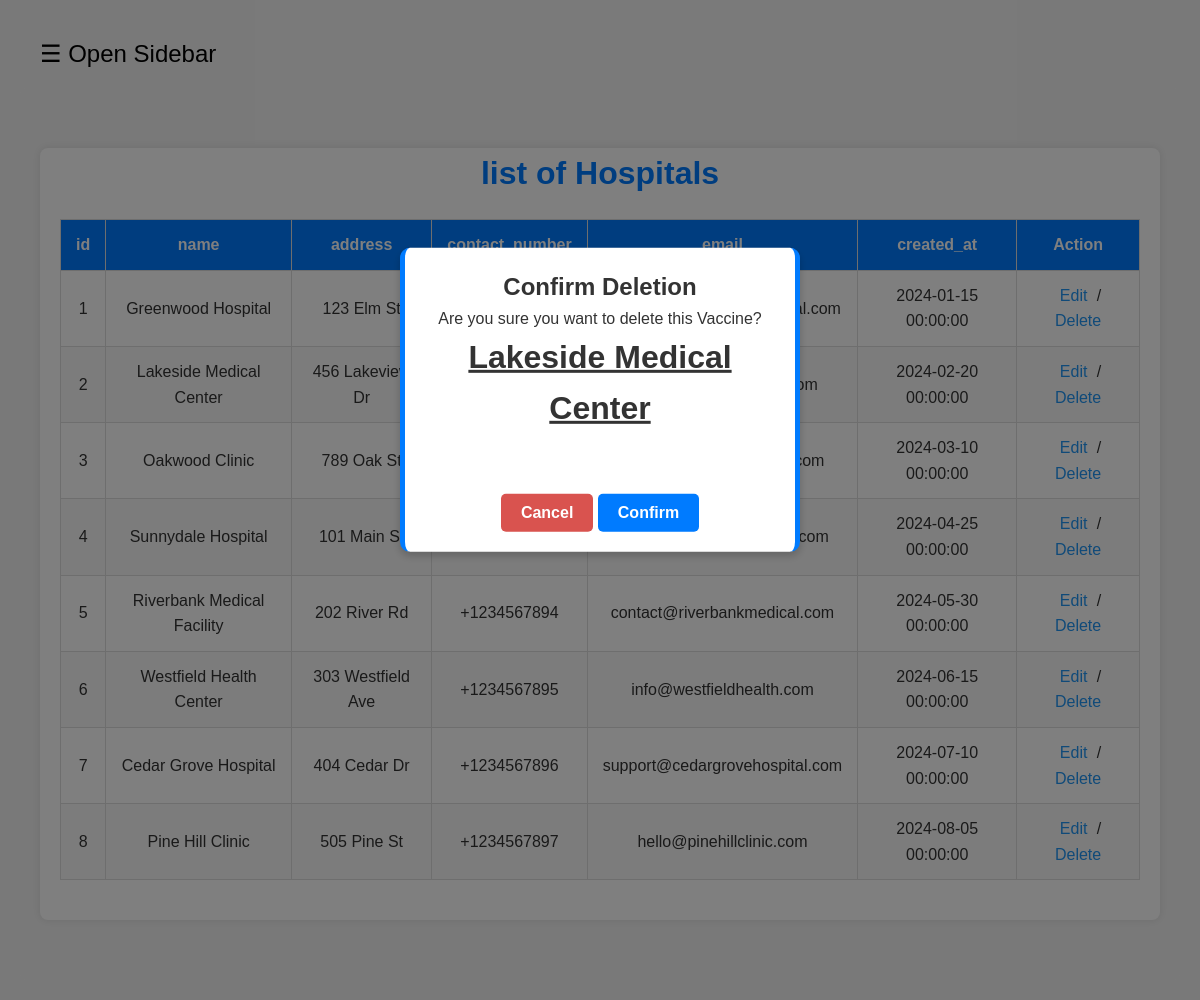
Screenshot of /admin/views/list_hospital.php?id=2 with the database file from the repository.
### tables this page shows
CREATE TABLE IF NOT EXISTS hospital (
    id INT AUTO_INCREMENT PRIMARY KEY,
    name VARCHAR(100) NOT NULL,
    address VARCHAR(255) NOT NULL,
    contact_number VARCHAR(15),
    email VARCHAR(100) UNIQUE NOT NULL,
    password VARCHAR(255) NOT NULL,
    created_at TIMESTAMP DEFAULT CURRENT_TIMESTAMP
);

### admin/config/dbConnection.php (called while the page is built, shortened)
<?php
class dbConnection
{
    private static $instance;
    private $connection;
    public function __construct()
    {
        $this->host = DB_HOST;
        $this->username = DB_USERNAME;
        $this->password = DB_PASSWORD;
        $this->database = DB_NAME;
        try {
            $this->connection = new mysqli($this->host, $this->username, $this->password, $this->database);
        } catch (Exception $e) {
            die("Error: " . $e->getMessage());
        }
    }
    public static function getInstance()
    {
        if (!self::$instance) {
            self::$instance = new dbConnection();
        }
        return self::$instance;
    }
    public function getConnection()
    {
        return $this->connection;
    }
}

### admin/models/userModel.php (called while the page is built, shortened)
<?php
require_once __DIR__ . '/../config/Database.php';
class userModel
{
    private $conn;
    function __construct()
    {
        $this->db = new Database;
        $this->conn = $this->db->getConnection();
    }
    function readAll($val)
    {
        $query = "SELECT * FROM `$val` WHERE 1";
        $getUser = mysqli_query($this->conn, $query);
        if ($getUser !== false) {
            return $getUser;
        } else {
            return false;
        }
        exit;
    }
    function readOne($tableName, $userId)
    {
        $query = "SELECT * FROM `$tableName` WHERE `id`='$userId'";
        $getUser = mysqli_query($this->conn, $query);
        if ($getUser !== false) {
            return $getUser;
        } else {
            return false;
        }
        exit;
    }
}

### admin/config/Database.php (called while the page is built, shortened)
<?php
require_once 'dbConnection.php';
class Database
{
    private $connection;
    public function __construct()
    {
        $this->connection = dbConnection::getInstance()->getConnection();
    }
    public function getConnection()
    {
        return $this->connection;
    }
}

### admin/controllers/userController.php (called while the page is built, shortened)
<?php
require_once __DIR__ . '/../models/userModel.php';
class userController
{
    public function readAll($val)
    {
        $UserCon = new userModel;
        $user = $UserCon->readAll($val);
        if ($user != false) {
            return $user;
        } else {
            return false;
        }
    }
    function readOne($tableName, $userId)
    {
        $UserCon = new userModel;
        $user = $UserCon->readOne($tableName, $userId);
        if ($user != false) {
            return $user;
        } else {
            return false;
        }
    }
}

### admin/views/list_hospital.php (the view, shortened to what this page needs)
<?php
require_once "../controllers/userController.php";
?>
<!DOCTYPE html>
<html lang="en">
<head>
    <link rel="stylesheet" href="../public/css/style.css">
</head>
<body>
    <?php include_once "./partial/sidebarHead.php"; ?>
    <div id="customAlertOverlay" class="custom-overlay">
        <?php
        if ($_SERVER['REQUEST_METHOD'] === 'GET') {
            if (isset($_GET['id'])) {
                $id = $_GET['id'];
                $userReadCont = new userController;
                $getResult = $userReadCont->readOne("hospital", "$id");
                $userName = "";
                if ($id !== "") {
                    while ($row = $getResult->fetch_assoc()) {
                        $userName =  $row['name'];
                    }
                }
            }
        }
        ?>
        <div id="deleteConfirmBox" class="custom-alert-box">
            <h2>Confirm Deletion</h2>
            <p>Are you sure you want to delete this Vaccine?</p>
            <form action="./delete/delete.php" method="POST">
                <h1 style="text-decoration:underline;"><?php if ($userName != "") {
                                                            echo $userName;
                                                        } ?></h1>
                <button type="button" class="btn cancelBtn" onclick="cancelFormSubmission(event)">Cancel</button>
                <input type="submit" value="Confirm" class="btn confirmBtn">
            </form>
        </div>
    </div>
    <div class="main">
        <h1 id="hover">list of Hospitals</h1>
        <table>
            <thead>
                <tr>
                    <th>id</th>
                    <th>name</th>
                    <th>address</th>
                    <th>contact_number</th>
                    <th>email</th>
                    <th>created_at</th>
                    <th>Action</th>
                </tr>
            </thead>
            <tbody>
                <?php
                $users = new UserController;
                $getUsers = $users->readAll("hospital");
                if ($getUsers !== false) {
                    while ($row = $getUsers->fetch_assoc()) {
                        echo '<tr>
                        <td>' . $row['id'] . '</td>
                        <td>' . $row['name'] . '</td>
                        <td>' . $row['address'] . '</td>
                        <td>' . $row['contact_number'] . '</td>
                        <td>' . $row['email'] . '</td>
                        <td>' . $row['created_at'] . '</td>
                        <td>
                            <a href="./edit/edit.php?id=' . $row['id'] . '" id="edit">Edit</a>
                            /
                            <a href="./list_hospital.php?id=' . $row['id'] . '" id="delete" >Delete</a>
                        </td>
                        </tr>';
                    }
                } else {
                    echo '<tr>
                        <td colspan="10"> User not found </td>
                        </tr>';
                }
                ?>
            </tbody>
        </table>
    </div>
    <?php include_once "./partial/sidebarFoot.php"; ?>
</body>
</html>

### admin/public/css/style.css (style rules this page uses)
* { margin: 0; padding: 0; box-sizing: border-box; font-family: 'Arial', sans-serif; }
body { background-color: #f4f4f4; color: #333; font-size: 16px; line-height: 1.6; }
.main { width: 100%; margin: 40px auto; padding: 20px; background: #fff; box-shadow: 0 0 10px rgba(0, 0, 0, 0.1); border-radius: 8px; }
.main h1 { margin-bottom: 20px; text-align: center; color: #007bff; font-size: 2em; }
table { width: 100%; border-collapse: collapse; margin-bottom: 20px; }
table, th, td { border: 1px solid #ddd; }
thead { background: #007bff; color: white; }
th, td { padding: 12px 15px; text-align: center; }
tbody tr:nth-child(even) { background: #f9f9f9; }
a#edit, a#delete { text-decoration: none; color: #2196F3; margin: 0 5px; }
.btn { display: inline-block; padding: 10px 20px; color: #fff; background-color: #007bff; border: none; font-size: 16px; text-decoration: none; transition: 0.3s; margin-top: 20px; border-radius: 5px; font-weight: 700; text-align: center; }
.custom-overlay { display: none; position: fixed; top: 0; left: 0; width: 100%; height: 100%; background: rgba(0, 0, 0, 0.5); justify-content: center; align-items: center; z-index: 9999; transition: all 0.5s; }
.custom-alert-box { position: absolute; top: -120%; left: 50%; transform: translate(-50%, -50%); background: #fff; border-radius: 10px; width: 80%; max-width: 400px; padding: 20px; box-shadow: 0 4px 8px rgba(0, 0, 0, 0.2); text-align: center; transition: all 0.5s; }
.custom-alert-box p { color: #333; margin-bottom: 20px; }
#deleteConfirmBox { border-left: 5px solid #007bff; border-right: 5px solid #007bff; }
.cancelBtn { background-color: #d9534f; }
h1 { margin-top: -20px; margin-bottom: 40px; color: #333; text-align: center; }

### rows the page displays
hospital: name "Lakeside Medical Center", id "2", address "456 Lakeview Dr", created_at "2024-02-20 00:00:00"
hospital: id "1", name "Greenwood Hospital", address "123 Elm St", created_at "2024-01-15 00:00:00"
hospital: id "3", name "Oakwood Clinic", address "789 Oak St", created_at "2024-03-10 00:00:00"
hospital: id "4", name "Sunnydale Hospital", address "101 Main St", created_at "2024-04-25 00:00:00"
hospital: id "5", name "Riverbank Medical Facility", address "202 River Rd", contact_number "+1234567894", email "contact@riverbankmedical.com", created_at "2024-05-30 00:00:00"
hospital: id "6", name "Westfield Health Center", address "303 Westfield Ave", contact_number "+1234567895", email "info@westfieldhealth.com", created_at "2024-06-15 00:00:00"
hospital: id "7", name "Cedar Grove Hospital", address "404 Cedar Dr", contact_number "+1234567896", email "support@cedargrovehospital.com", created_at "2024-07-10 00:00:00"
hospital: id "8", name "Pine Hill Clinic", address "505 Pine St", contact_number "+1234567897", email "hello@pinehillclinic.com", created_at "2024-08-05 00:00:00"
